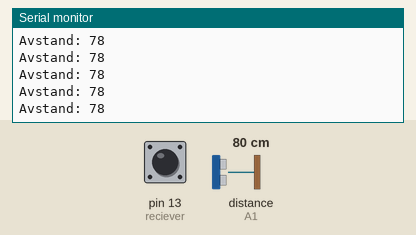
Bench run of a sketch on a simulated Arduino Uno, built with avr-gcc and run on an emulated ATmega328P. On the bench: the last lines printed to the serial monitor. Wiring (inferred from the names in the program): ultrasonic range finder: trigger A0; echo A1. The test bench sets the inputs (shaded band); at power-on: distance to the obstacle (sensor on A1) 80 cm, pin 13 (reciever) HIGH. The echo pulse lasts 58.3 µs per cm.

Above: at 1.2 s.
1.3 s: distance to the obstacle (sensor on A1) set to 120 cm
At 1.8 s:
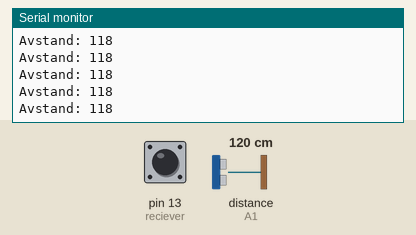
4.3 s: distance to the obstacle (sensor on A1) set to 299 cm
At 5.3 s:
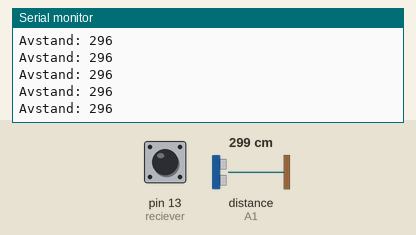
7.3 s: distance to the obstacle (sensor on A1) set to 250 cm
At 8.1 s:
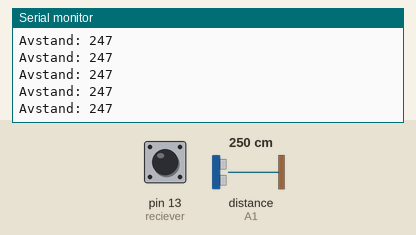
10.3 s: distance to the obstacle (sensor on A1) set to 146 cm
At 11.1 s:
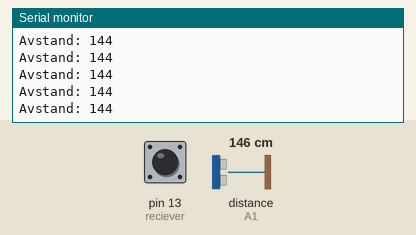
Timing chart, 0 to 13.3 s (numbered marks = the images above; inputs shaded):
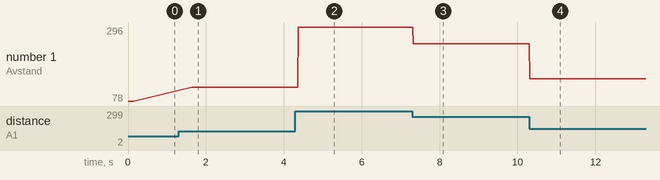

Measured:
- after the input at 1.3 s, the serial monitor: prints a new line after 0.34 s (image 1)
- after the input at 4.3 s, the serial monitor: prints a new line after 0.08 s (image 2)
- after the input at 7.3 s, the serial monitor: prints a new line at once (image 3)
- after the input at 10.3 s, the serial monitor: prints a new line at once (image 4)
- plotted number 1: 78 → 118 after the input at 1.3 s, 118 → 296 after the input at 4.3 s, 296 → 247 after the input at 7.3 s, 247 → 144 after the input at 10.3 s

The sketch:

Hastighetsmaling_1.ino
```cpp
// Definer pinner
const int trigPin = A0;
const int echoPin = A1;
const int reciever = 13;

// Variabler for ultrasonisk sensor
long duration;
int distance;

// Kalibrerings- og objektdeteksjonsflagg
int standard;
bool detected = false;
bool cali = false;

// Variabler for å registrere tidspunktet for deteksjon
unsigned long read1 = 0;
unsigned long read2 = 0;

// Flagg for å sikre at signalbehandling skjer bare én gang
bool signalProcessed = false;

// Variabel for å stabilisere sensormålinger før kalibrering
float scans = 0;

void setup() {
  // Setter pinnefunksjoner
  pinMode(trigPin, OUTPUT);
  pinMode(echoPin, INPUT);
  pinMode(reciever, INPUT_PULLUP); // Antar at mottakeren er en inngangspinne

  // Start seriell kommunikasjon
  Serial.begin(9600);
}

void loop() {
  // Utfør avstandsmåling
  if(!detected) {
    digitalWrite(trigPin, LOW);
    delayMicroseconds(2);
    digitalWrite(trigPin, HIGH);
    delayMicroseconds(10);
    digitalWrite(trigPin, LOW);

    duration = pulseIn(echoPin, HIGH);
    distance = duration * 0.034 / 2;

    // Skriv ut avstand for feilsøking
    Serial.print("Avstand: ");
    Serial.println(distance);

    // Øk skannetelleren
    scans++;

    // Sjekk for objektdeteksjon
    if(distance < standard && cali == true) {
      // Registrerer tidspunktet for deteksjon
      if(read1 == 0) {
        read1 = millis(); // Setter read1 hvis det ikke er satt ennå
        Serial.print("Les 1: ");
        Serial.println(read1);
        detected = true;
      } else if (read2 == 0) {
        read2 = millis(); // Setter read2 hvis read1 allerede er satt
        Serial.print("Les 2: ");
        Serial.println(read2);
        detected = true;
      }
    }
  }

  // Utfør kalibrering
  if(!cali && scans > 10) {
    delay(1500); // Forsinkelse for stabilisering
    if(distance > 149) {
      standard = 150;
    } else {
      standard = distance - 5;
    }
    cali = true;
    // Skriv ut kalibreringsresultat
    Serial.println("Kalibrering ferdig. Standardavstand: " + String(standard));
  }

  // Behandler signalet mottatt fra den andre Arduinoen
  if(digitalRead(reciever) == HIGH && !signalProcessed) {
    if(read1 == 0) {
      read1 = millis(); // Setter read1 hvis det ikke er satt ennå
      Serial.print("Les 1: ");
      Serial.println(read1);
      signalProcessed = true;
    } else if (read2 == 0) {
      read2 = millis(); // Setter read2 hvis read1 allerede er satt
      Serial.print("Les 2: ");
      Serial.println(read2);
      signalProcessed = true;
    }
  }
}
```
